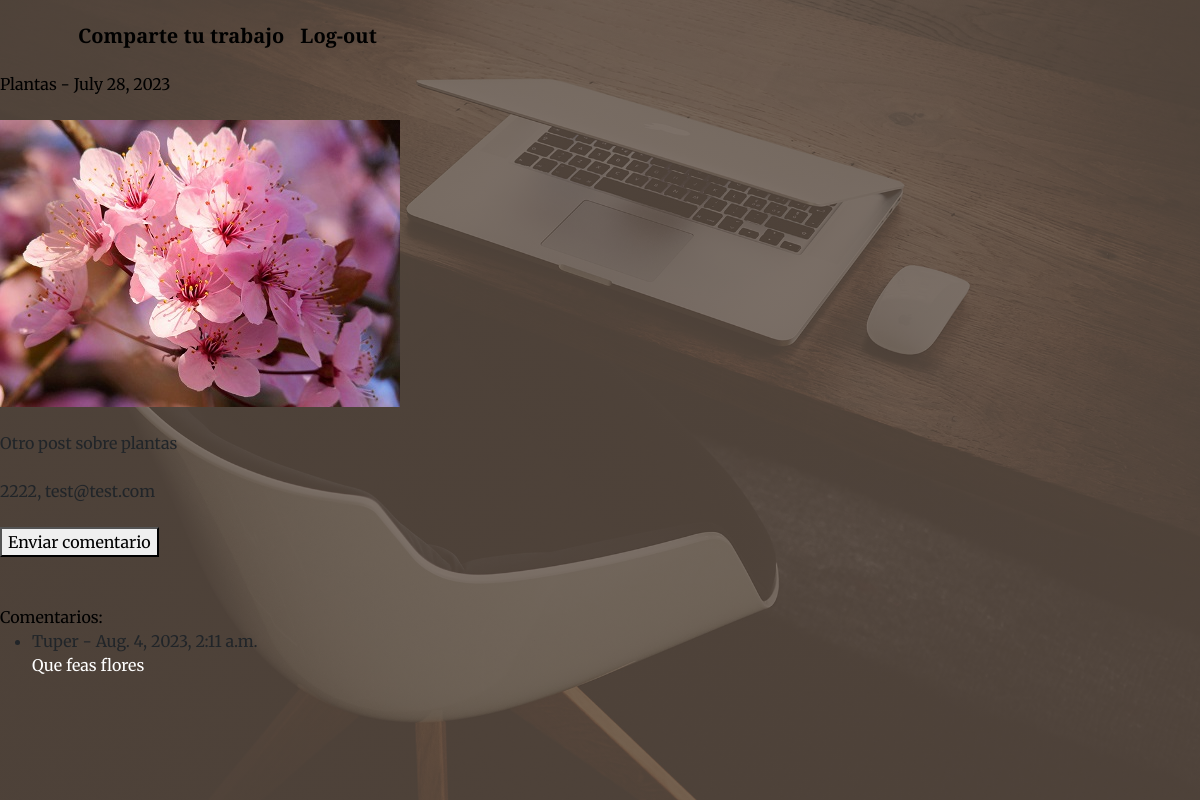
Page /ShowApp/expandObject/Plantas (signed in) on the committed database.
### ShowApp/models.py (models this page shows, shortened)
class Art(models.Model):
    classification=(('fotografia','Fotografía'),
                    ('danza','Danza'),
                    ('dibujo_y_pintura', 'Dibujo y Pintura'),
                     ('manualidades', 'Manualidades'),
                      ('otro', 'Otro'))
    category= models.CharField(max_length=30, choices=classification, default='Fotografía')
    name=models.CharField(max_length=30)
    description=models.TextField(null=True, blank=True)
    date_publish=models.DateField (auto_now_add=True)
    contactNumber = models.IntegerField()
    email = models.EmailField()
    pics = models.ImageField(null=True, blank=True, upload_to="media/")

class Comentario(models.Model):
    comentario = models.ForeignKey(Art, related_name='comentarios', on_delete=models.CASCADE, null=True)
    nombre = models.CharField(max_length=40)
    mensaje = models.TextField(null=True, blank=True)
    fechaComentario = models.DateTimeField(auto_now_add=True)
    class Meta:
        ordering = ['-fechaComentario']

### ShowApp/views.py (the view)
# urls.py: path('expandObject/<foto_name>', views.expandObject, name='expandObject'),
@login_required
def expandObject(request, foto_name):
    artFoto = get_object_or_404(Art, name__startswith=foto_name)
    comentarios = artFoto.comentarios.all()  # Obtener todos los comentarios asociados al objeto
    context = {'artFoto': artFoto, 'comentarios': comentarios}
    return render(request, 'expandObject.html', context)

### ShowApp/templates/expandObject.html (shortened to what this page needs)
<!DOCTYPE html>
<html lang="en">
    <head>
        {% load static %}
        <link href="https://cdn.jsdelivr.net/npm/bootstrap-icons@1.5.0/font/bootstrap-icons.css" rel="stylesheet" />
        <link href="https://cdnjs.cloudflare.com/ajax/libs/SimpleLightbox/2.1.0/simpleLightbox.min.css" rel="stylesheet" />
        <link href="{% static '/css/styles.css' %}" rel="stylesheet" />
    </head>
    <body id="page-top">
        <nav class="navbar navbar-expand-lg navbar-light fixed-top py-3" id="mainNav">
            <div class="container px-4 px-lg-5">
                <a class="navbar-brand" href="{% url 'Home' %}" style="color: black">Comparte tu trabajo</a>
                {% if not request.user.is_authenticated %}
                <a class="navbar-brand" href="{% url 'login' %}" style="color: black">Log-in</a>
                <a class="navbar-brand" href="{% url 'register' %}" style="color: black">Sign-in</a>
                {% else %}
                <a class="navbar-brand" href="{% url 'logout' %}" style="color: black">Log-out</a>
                {% endif %}
            </div>
        </nav>
        <header class="masthead">
                <a style= "color: black" size="width: aria-label">{{artFoto.name}}  -  {{artFoto.date_publish}} </a>
                <br>
                <br>
                <img src="{{artFoto.pics.url}}" class="" width="fs-2">
                <br>
                <br>
                {{artFoto.description}}
                <br>
                <br>
                {{artFoto.contactNumber}}, {{artFoto.email}}
                <br>
                <br>
            <form method="post" action="{% url 'comentario' artFoto.pk %}">
                <button type="submit">Enviar comentario</button>
              </form>
       <br>
       <br>
        {% if comentarios %}
    <a style="color: black">Comentarios:<a>
    <ul>
      {% for comentario in comentarios %}
        <li>{{ comentario.nombre }} - {{comentario.fechaComentario}}</li>
        <a style="color: white">{{ comentario.mensaje }}</a>
      {% endfor %}
    </ul>
  {% else %}
    <p>No hay comentarios para este objeto.</p>
  {% endif %}

### rows in the picture
Art: name "Plantas", date_publish "July 28, 2023", pics (picture), description "Otro post sobre plantas", contactNumber "2222", email "test@test.com"
Comentario: nombre "Tuper", fechaComentario "Aug. 4, 2023, 2:11 a.m.", mensaje "Que feas flores"
